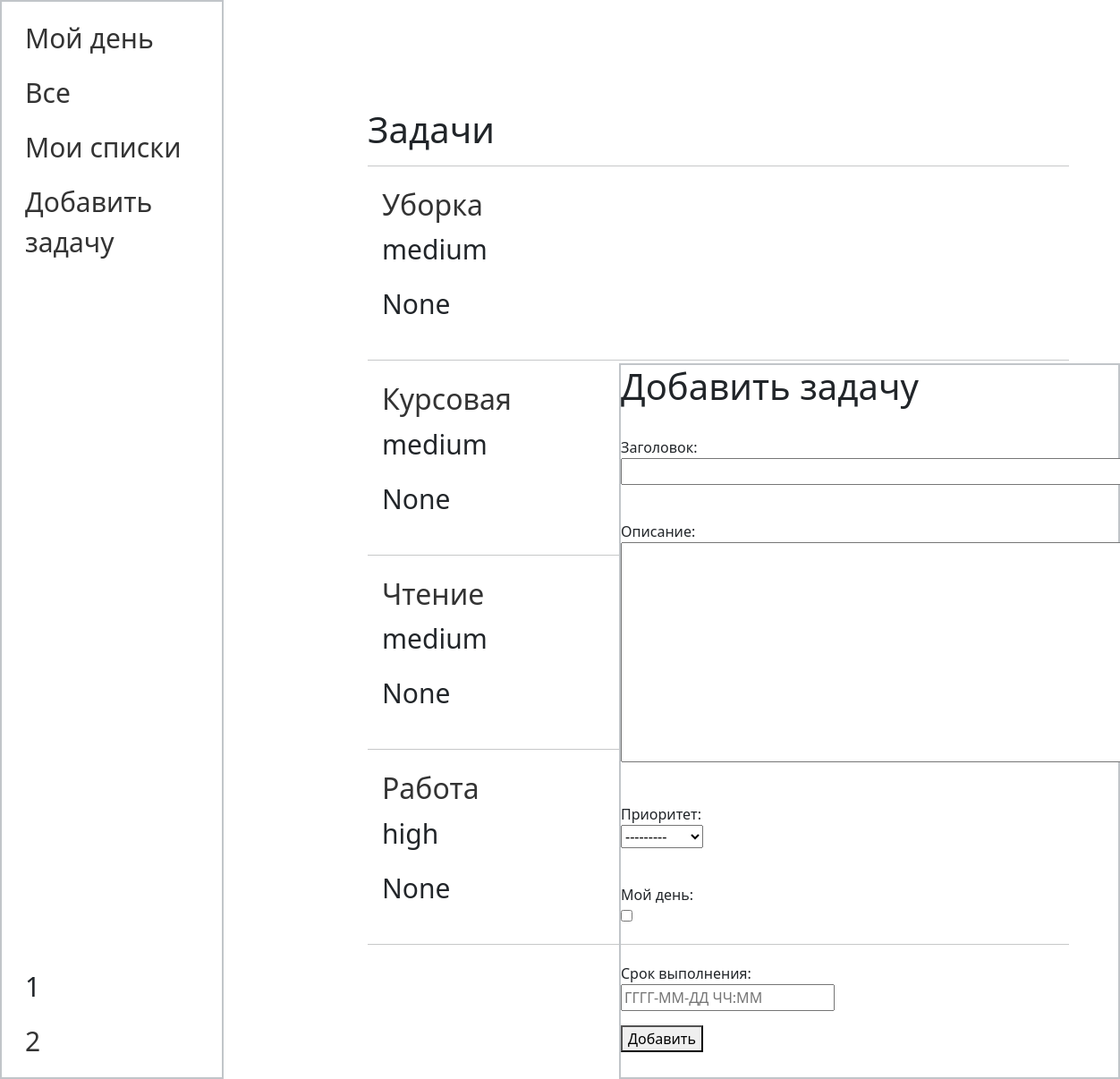
/webapp/add_task, run on an earlier commit of the app's database.
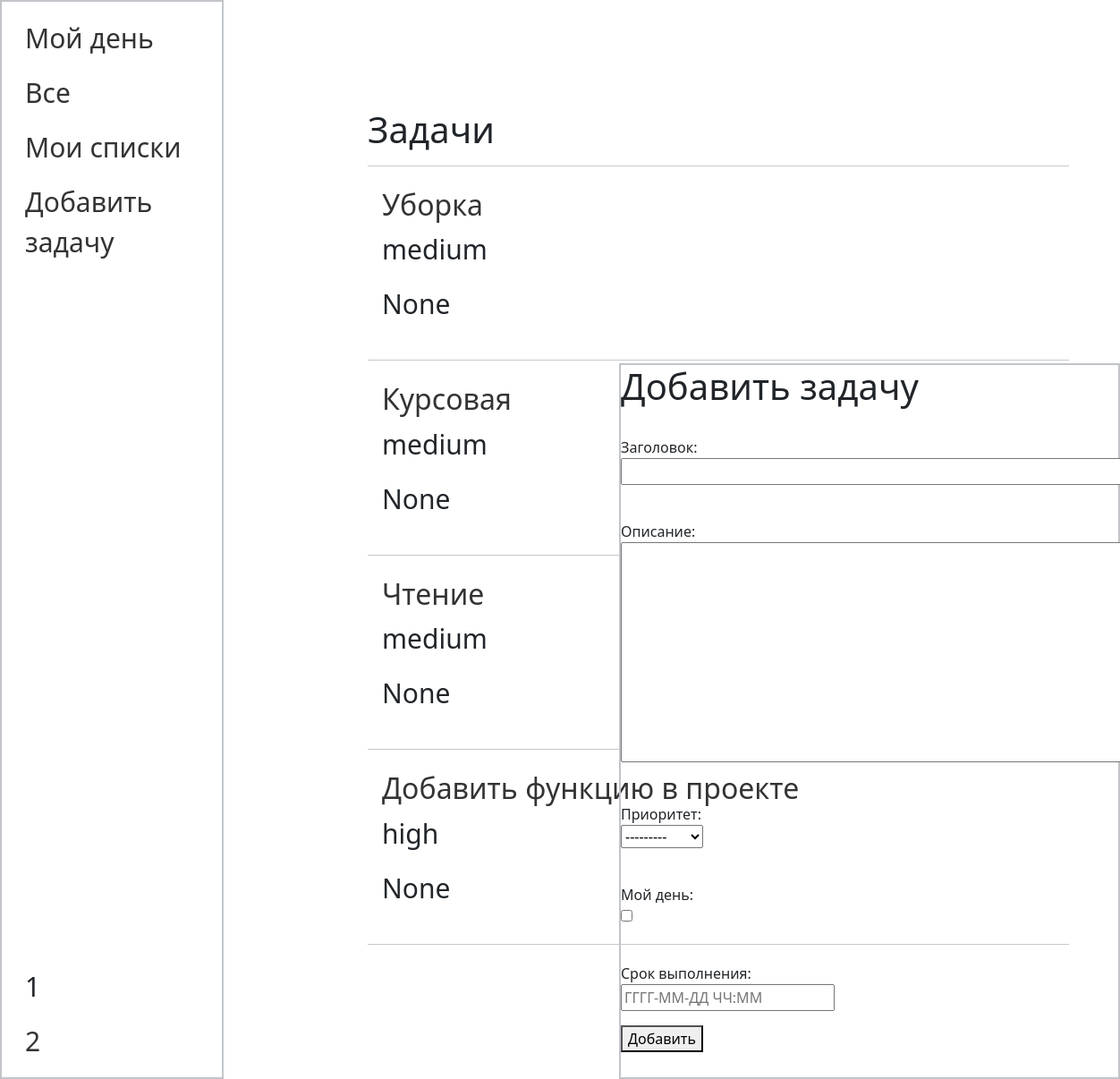
And on a later commit of the database.
### webapp/models.py (models this page shows, shortened)
class Task(models.Model):
    title = models.CharField(max_length=255, verbose_name='Заголовок')
    content = models.TextField(blank=True, verbose_name='Описание')
    priority_choices = [
        ('low', 'Низкий'),
        ('medium', 'Средний'),
        ('high', 'Высокий')
    ]
    priority = models.CharField(max_length=10, choices=priority_choices, verbose_name='Приоритет')
    due_date = models.DateTimeField(verbose_name='Срок выполнения')
    my_day = models.BooleanField(max_length=10, blank=True, verbose_name='Мой день')
    class Meta:
        verbose_name = 'Задачи'
        verbose_name_plural = 'Задачи'
        ordering = ['due_date']
    def get_absolute_url(self):
        return reverse('content', kwargs={'task_id': self.pk})

### webapp/views.py (the view)
# urls.py: path('/add_task', Add_task.as_view(), name='add_task'),
class Add_task(CreateView, ListView):
    paginate_by = 4
    model = Task
    form_class = AddTaskForm
    template_name = 'webapp/add_task.html'
    context_object_name = 'tasks'
    def get_context_data(self, *, object_list=None, **kwargs):
        context = super().get_context_data(**kwargs)
        context['menu'] = menu
        context['title'] = 'Задачи'
        return context

### webapp/forms.py
class AddTaskForm(forms.ModelForm):
    class Meta:
        model = Task
        fields = ['title', 'content', 'priority', 'my_day', 'due_date']
        widgets = {
            'title': forms.TextInput(attrs={'class': 'form-input'}),
            'content': forms.Textarea(attrs={'class': 'form-input'}),
            'due_date': forms.DateTimeInput(attrs={'placeholder':'ГГГГ-MM-ДД ЧЧ:ММ '}),
        }

### webapp/templates/webapp/add_task.html (shortened to what this page needs)
{% extends 'webapp/tasklayout.html' %}
{% block tasks %}
<div class="tasks">
    <h1>{{title}}</h1>
    <hr style="min-width: 98vh;">
    <ul>
       {% for t in tasks %}
        <li>
            <a href="{{ t.get_absolute_url }}"><h2>{{ t.title }}</h2></a>
            <p>{{ t.priority }}</p>
            <p>{{ t.my_day }}</p>
        </li>
        <hr style="min-width: 98vh;">
        {% endfor %}
    </ul>
</div>
{% endblock tasks %}
{% block content %}
<h1>Добавить задачу</h1>
<form action="{% url 'add_task' %}" method="post">
    {% for f in form %}
        <p><label class="form label" for="{{ form.id_for_label }}"><br>{{ f.label }}: </label><br>{{ f }}</p>
    {% endfor %}
    <button type="submit">Добавить</button>
</form>
{% endblock content %}

What changed in the data, as far as the page shows it:
removed Task: title "Работа", priority "high", my_day "None"
now on this page (row unchanged): Task: title "Добавить функцию в проекте", priority "high", my_day "None"
